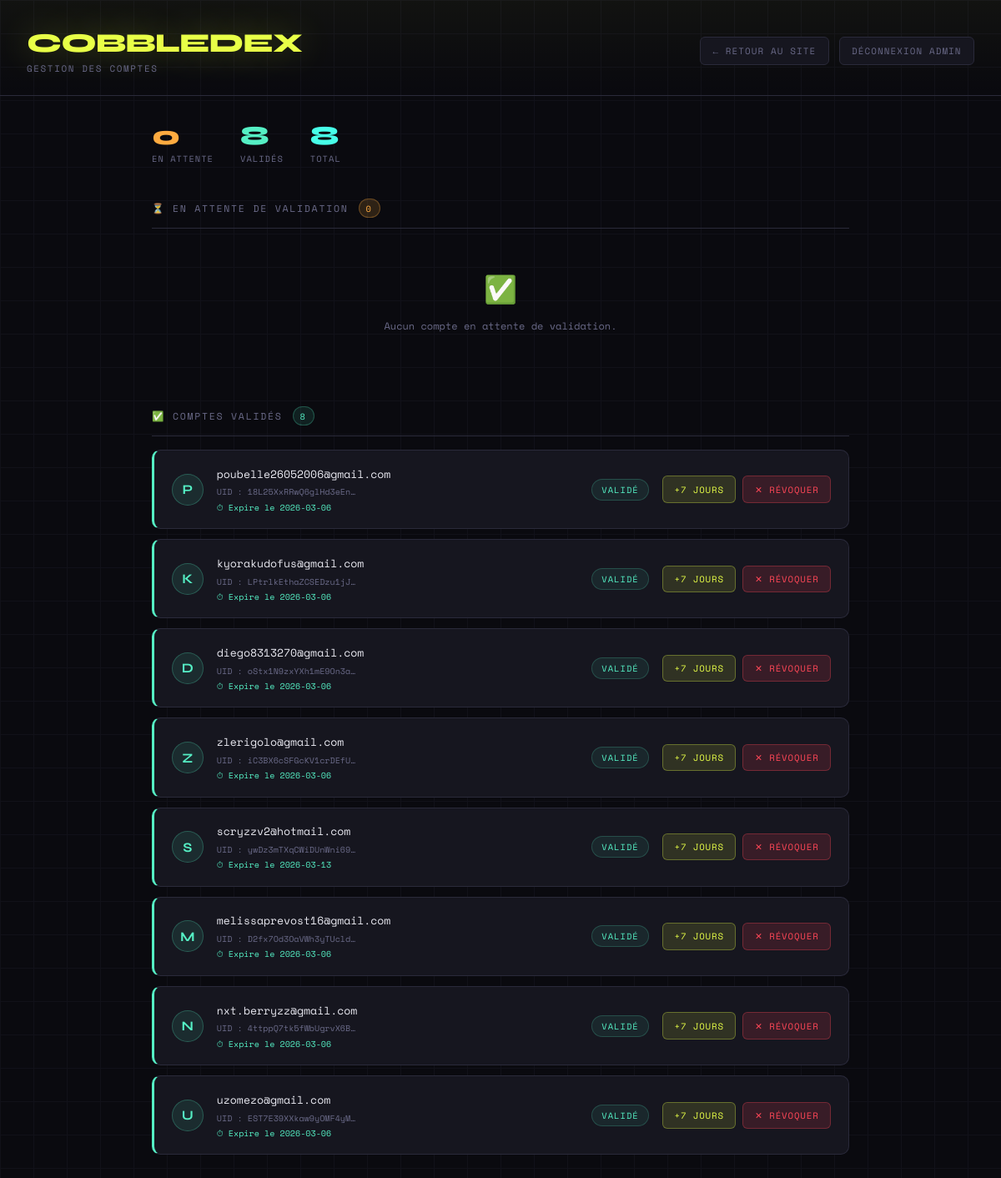
Page /admin (signed in) on the committed database.
### tables this page shows
CREATE TABLE users (firebase_uid TEXT PRIMARY KEY, device_id TEXT NOT NULL, validated INTEGER NOT NULL DEFAULT 0, email TEXT, created_at TEXT, username TEXT, expires_at TEXT);

### app.py (the view)
@app.route('/admin', methods=['GET', 'POST'])
def admin():
    error = None
    if request.method == 'POST' and 'password' in request.form:
        if request.form['password'] == ADMIN_PASSWORD:
            session['is_admin'] = True
        else:
            error = "Mot de passe incorrect."
    if not session.get('is_admin'):
        return render_template('admin_login.html', error=error)
    conn = sqlite3.connect(DB_PATH)
    conn.row_factory = sqlite3.Row
    pending   = [dict(r) for r in conn.execute("SELECT * FROM users WHERE validated = 0 ORDER BY created_at DESC").fetchall()]
    validated = [dict(r) for r in conn.execute("SELECT * FROM users WHERE validated = 1 ORDER BY created_at DESC").fetchall()]
    conn.close()
    for u in pending + validated:
        if not u.get('email'):
            try:
                fb_user = auth.get_user(u['firebase_uid'])
                u['email'] = fb_user.email
                conn = sqlite3.connect(DB_PATH)
                conn.execute("UPDATE users SET email = ? WHERE firebase_uid = ?", (fb_user.email, u['firebase_uid']))
                conn.commit()
                conn.close()
            except Exception:
                u['email'] = None
    now = datetime.now(timezone.utc)
    now_date  = now.strftime("%Y-%m-%d")
    warn_date = (now + timedelta(days=2)).strftime("%Y-%m-%d")
    return render_template('admin.html', pending=pending, validated=validated,
                           now_date=now_date, warn_date=warn_date)

### app.py (called while the page is built, shortened)
@app.before_request
def security_check():
    public = ['/login', '/firebase-auth', '/logout', '/admin', '/admin/validate', '/admin/refuse', '/admin/logout']
    if request.path.startswith('/static') or request.path in public:
        return

### templates/admin.html (shortened to what this page needs)
<!DOCTYPE html>
<html lang="fr">
<head>
</head>
<body>
<header>
  <div>
    <div class="logo-title">COBBLEDEX</div>
    <div class="logo-sub">Gestion des comptes</div>
  </div>
  <div class="header-actions">
    <a href="/" class="btn-sm">← Retour au site</a>
    <a href="/admin/logout" class="btn-sm">Déconnexion admin</a>
  </div>
</header>
<main>
  <div class="stats-bar">
    <div class="stat">
      <div class="num pending-color">{{ pending|length }}</div>
      <div class="lbl">En attente</div>
    </div>
    <div class="stat">
      <div class="num valid-color">{{ validated|length }}</div>
      <div class="lbl">Validés</div>
    </div>
    <div class="stat">
      <div class="num total-color">{{ pending|length + validated|length }}</div>
      <div class="lbl">Total</div>
    </div>
  </div>
  <div>
    <div class="section-title">
      ⏳ En attente de validation
      <span class="badge">{{ pending|length }}</span>
    </div>
    {% if pending %}
    <div class="user-list" style="margin-top:1rem;">
      {% for u in pending %}
      <div class="user-card pending">
        <div class="user-avatar pending">{{ (u.email or '?')[0].upper() }}</div>
        <div class="user-info">
          <div class="user-email">{{ u.email or '(email inconnu)' }}</div>
          {% if u.username %}
          <div class="user-meta" style="color:var(--accent2);margin-top:.15rem;">🎮 {{ u.username }}</div>
          {% endif %}
          <div class="user-meta">
            UID : {{ u.firebase_uid[:20] }}…
            {% if u.created_at %} · Inscrit le {{ u.created_at[:10] }}{% endif %}
          </div>
        </div>
        <span class="user-status pending">En attente</span>
        <div class="user-actions">
          <form method="POST" action="/admin/validate" style="display:inline;">
            <input type="hidden" name="uid" value="{{ u.firebase_uid }}" />
            <button type="submit" class="btn-validate">✓ Valider</button>
          </form>
          <button class="btn-refuse" onclick="confirmRefuse('{{ u.firebase_uid }}', '{{ u.email or u.firebase_uid }}')">✕ Refuser</button>
        </div>
      </div>
      {% endfor %}
    </div>
    {% else %}
    <div class="empty">
      <span class="icon">✅</span>
      Aucun compte en attente de validation.
    </div>
    {% endif %}
  </div>
  <div>
    <div class="section-title">
      ✅ Comptes validés
      <span class="badge valid">{{ validated|length }}</span>
    </div>
    {% if validated %}
    <div class="user-list" style="margin-top:1rem;">
      {% for u in validated %}
      <div class="user-card validated">
        <div class="user-avatar validated">{{ (u.email or '?')[0].upper() }}</div>
        <div class="user-info">
          <div class="user-email">{{ u.email or '(email inconnu)' }}</div>
          <div class="user-meta">
            UID : {{ u.firebase_uid[:20] }}…
          </div>
          {% if u.expires_at %}
          <div class="expiry {% if u.expires_at[:10] < now_date %}expired{% elif u.expires_at[:10] <= warn_date %}warning{% else %}ok{% endif %}">
            ⏱ Expire le {{ u.expires_at[:10] }}
          </div>
          {% endif %}
        </div>
        <span class="user-status validated">Validé</span>
        <div class="user-actions">
          <form method="POST" action="/admin/extend" style="display:inline;">
            <button type="submit" class="btn-extend">+7 jours</button>
          </form>
          <button class="btn-refuse" onclick="confirmRefuse('{{ u.firebase_uid }}', '{{ u.email or u.firebase_uid }}')">✕ Révoquer</button>
        </div>
      </div>
      {% endfor %}
    </div>
    {% else %}
    <div class="empty">
      <span class="icon">👤</span>
      Aucun compte validé pour l'instant.
    </div>
    {% endif %}
  </div>
</main>
</body>
</html>

### rows in the picture
users: email "P", email "poubelle26052006@gmail.com", firebase_uid "18L25XxRRwQ6glHd3eEn", expires_at "2026-03-06"
users: email "K", email "kyorakudofus@gmail.com", firebase_uid "LPtrlkEthaZCSEDzu1jJ", expires_at "2026-03-06"
users: email "D", email "diego8313270@gmail.com", firebase_uid "oStx1N9zxYXh1mE9On3a", expires_at "2026-03-06"
users: email "Z", email "zlerigolo@gmail.com", firebase_uid "iC3BX6cSFGcKV1crDEfU", expires_at "2026-03-06"
users: email "S", email "scryzzv2@hotmail.com", firebase_uid "ywDz3mTXqCWiDUnWni69", expires_at "2026-03-13"
users: email "M", email "melissaprevost16@gmail.com", firebase_uid "D2fx7Od3OaVWh3yTUcld", expires_at "2026-03-06"
users: email "N", email "nxt.berryzz@gmail.com", firebase_uid "4ttppQ7tk5fWbUgrvX6B", expires_at "2026-03-06"
users: email "U", email "uzomezo@gmail.com", firebase_uid "EST7E39XXkaw9yOMF4yM", expires_at "2026-03-06"

### other values in the picture
{{ pending|length }} "0"
{{ validated|length }} "8"
{{ pending|length + validated|length }} "8"
